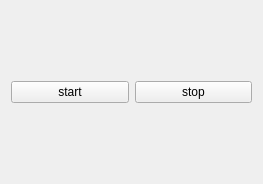
<?xml version="1.0" encoding="UTF-8"?>
<ui version="4.0">
 <class>Recording</class>
 <widget class="QWidget" name="Recording">
  <property name="geometry">
   <rect>
    <x>0</x>
    <y>0</y>
    <width>263</width>
    <height>184</height>
   </rect>
  </property>
  <property name="windowTitle">
   <string>Recording</string>
  </property>
  <layout class="QGridLayout" name="gridLayout">
   <item row="0" column="0">
    <widget class="QPushButton" name="startButton">
     <property name="text">
      <string>start</string>
     </property>
    </widget>
   </item>
   <item row="0" column="1">
    <widget class="QPushButton" name="stopButton">
     <property name="text">
      <string>stop</string>
     </property>
    </widget>
   </item>
  </layout>
 </widget>
 <resources/>
 <connections/>
</ui>
